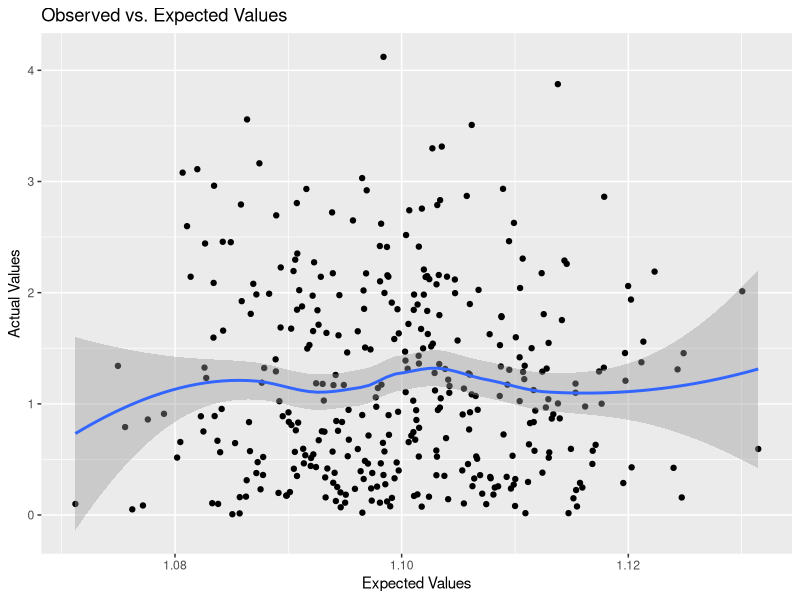
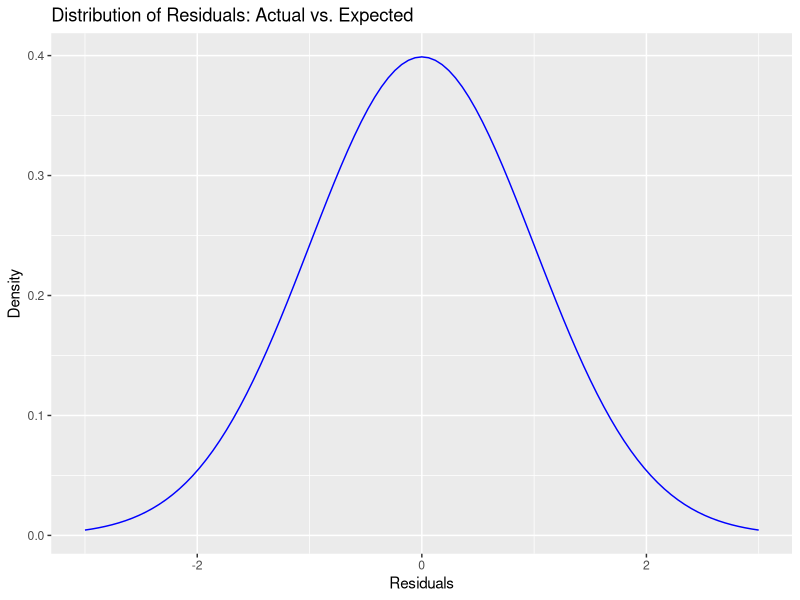
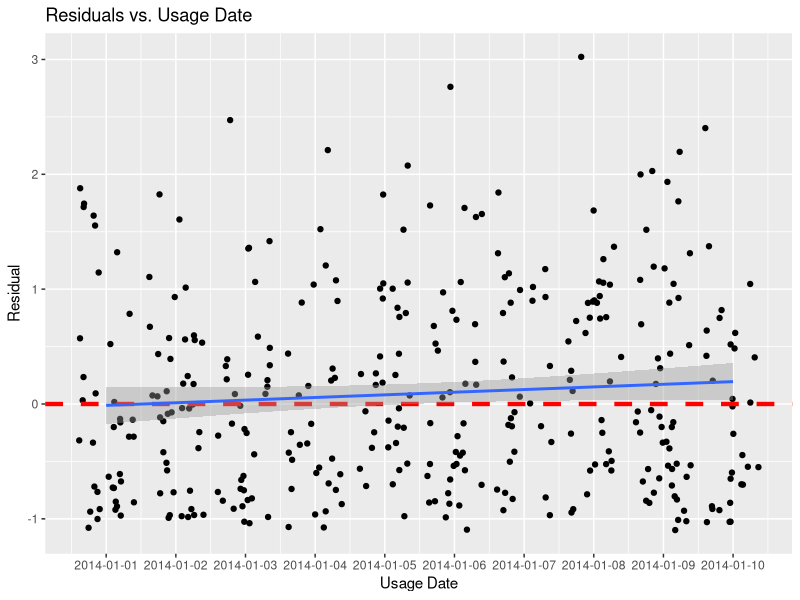
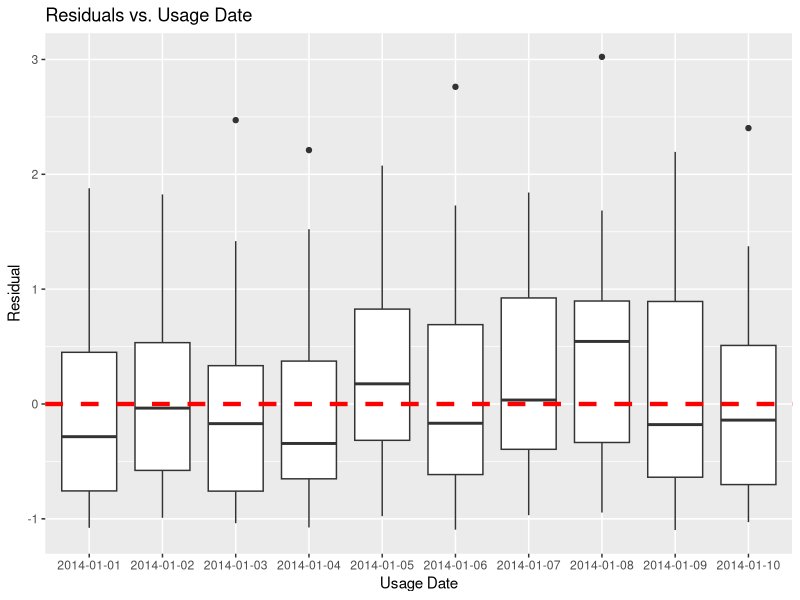
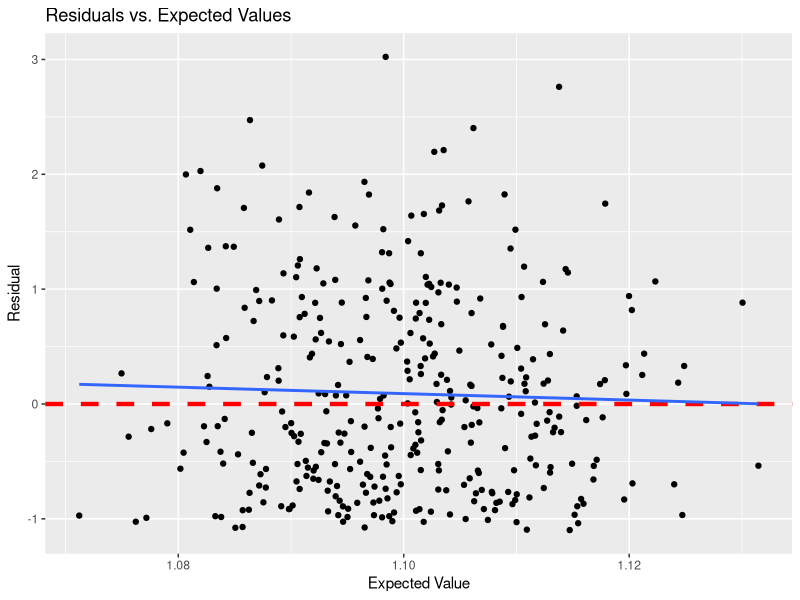
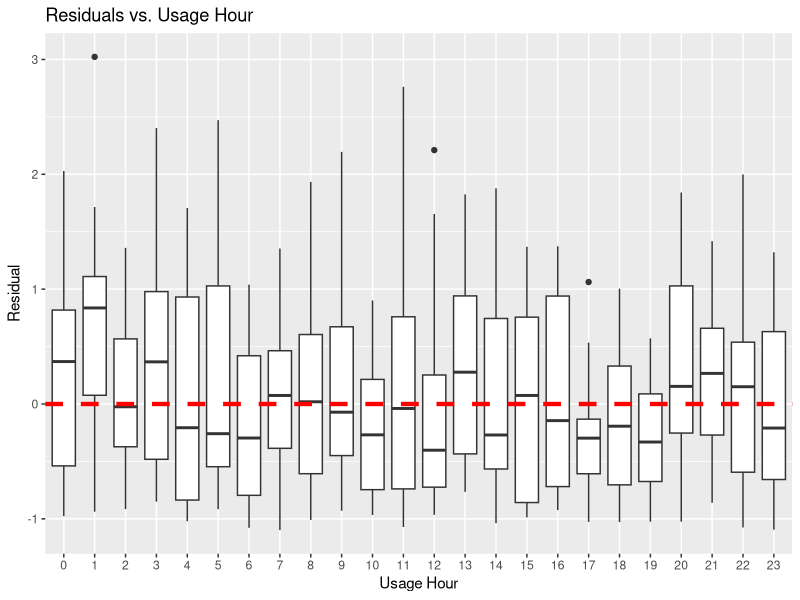
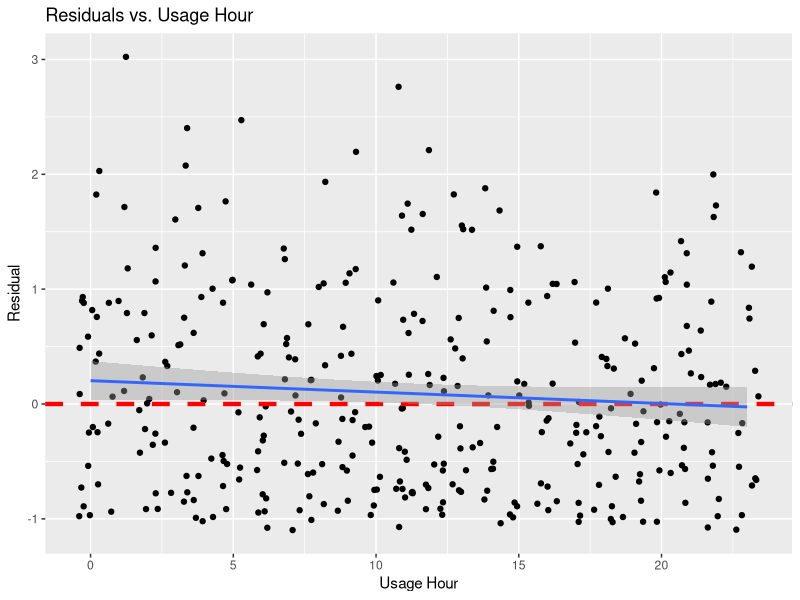

Reproduce these figures in R, in order.
###### Testing the assumptions of linear regression


# Set directory and load packages ----------------------------
# setwd("./scripts/")
# install.packages("car")
# install.packages("lmtest")
library(lmtest)
library(car)
library(ggplot2)

# Generate Random Data ----------------------------------------------------

days <- 10; hours <- 24; people <- 4

d <- data.frame(
  usage_hour = rep(floor(seq(0,23.9, by = 1 / days)), people),
  usage_date = rep(seq(as.Date("2014/1/1"), as.Date("2014/1/10"), "days"), hours * people), 
  sp_id = sort(rep(sample(1000000:2000000, people), hours * days)),
  usage = abs(rnorm(days * hours * people, mean = 1, sd = 1)),
  mean_temp = abs(rnorm(days * hours * people, mean = 65, sd = 10))
)

# split into training and test data

idx <- sample(1:nrow(d), 600, replace = FALSE, prob = NULL)
d_train <- d[idx,]
d_test <- d[-idx,]
# dim(d_train)
# dim(d_test)
rm(idx, d, days, hours, people) # remove variables
# head(d_train)

# Create Linear Regression ------------------------------------------------

m <- lm(usage ~ mean_temp, d_train)
d_test$p <- predict(m, d_test)
d_test$res <- (d_test$usage - d_test$p)


# TESTING ASSUMPTIONS -----------------------------------------------------
# (1) LINEARITY: random pattern suggests that a linear model is appropriate
# (2) INDEPENDENCE OF ERRORS: A pattern that is not random suggests lack of independence.
# (3) HOMOSCEDASTICITY: residuals should vary randomly around 
# zero and the spread of the residuals should be about the same throughout the plot 
# (4) NORMALITY OF ERRORS: This would show up as a funnel or megaphone shape to the residual plo


# OBSERVED VS PREDICTED VALUES
obsVSpred <- ggplot(data = d_test) +
  geom_point(aes(x = p, y = usage)) +
  # stat_smooth(aes(x = p, y = usage), method = "loess") +
  stat_smooth(aes(x = p, y = usage), method = "loess") +
  xlim(c(min(d_test$p),max(d_test$p))) +
  ggtitle("Observed vs. Expected Values") +
  labs(x = "Expected Values", y = "Actual Values")

# vertical and horizontal for average of median actual and expected


# RESIDUALS DISTRIBUTION
resDensity <- ggplot(data = d_test)+
#   geom_density(aes(x = res, y =..density.., fill = "Actual"), alpha = .3) +
#   geom_density(aes(x = rnorm(NROW(d_test), 0, 1 ),
#                    y = ..density.., fill = "expected"), alpha = .3) +
  stat_function(aes(color = "expected"), fun = dnorm, color = "blue") +
  xlim(-3,3) +
  ggtitle("Distribution of Residuals: Actual vs. Expected") +
  labs(x = "Residuals", y = "Density") +
  labs(fill = "Residual Type") +
  theme(legend.position=c(1,1), legend.justification=c(1,1))


# RESIDUALS VS. EXPECTED VALUES
resVSexp <- ggplot(data = d_test) +
  geom_jitter(aes(x = p, y = res)) +
  geom_hline(yintercept = 0, size = 1.5, color = "red", linetype = "dashed") +
  stat_smooth(aes(x = p, y = res), method = "lm", se = FALSE) +
  ggtitle("Residuals vs. Expected Values") +
  labs(x = "Expected Value", y = "Residual")


# RESIDUALS VS. DATE
# A pattern that is not random suggests lack of independence.
resVSdate <- ggplot(data = d_test) +
  geom_boxplot(aes(factor(usage_date) , y = res)) +
  geom_hline(yintercept = 0, size = 1.5, color = "red", linetype = "dashed") +
  ggtitle("Residuals vs. Usage Date") +
  labs(x = "Usage Date", y = "Residual")


resVdateJitter <- ggplot(d_test, aes(usage_date, res)) + 
  geom_jitter() +
  scale_x_date(breaks = seq.Date(min(d_test$usage_date), max(d_test$usage_date),"day")) +
  geom_hline(yintercept = 0, size = 1.5, color = "red", linetype = "dashed") +
  ggtitle("Residuals vs. Usage Date") +
  labs(x = "Usage Date", y = "Residual") +
  geom_smooth(method = "lm", aes(usage_date, res))
  


# RESIDUALS VS. TIME OF DAY
# A pattern that is not random suggests lack of independence.
resVShour <- ggplot(d_test, aes(usage_hour, res)) + 
  geom_boxplot(aes(factor(usage_hour) , y = res)) +
  geom_hline(yintercept = 0, size = 1.5, color = "red", linetype = "dashed") +
  ggtitle("Residuals vs. Usage Hour") +
  labs(x = "Usage Hour", y = "Residual")


resVShourJitter <- ggplot(d_test, aes(usage_hour, res)) + 
  geom_jitter() +
  geom_hline(yintercept = 0, size = 1.5, color = "red", linetype = "dashed") +
  ggtitle("Residuals vs. Usage Hour") +
  labs(x = "Usage Hour", y = "Residual") +
  geom_smooth(method = "lm", aes(usage_hour, res))


# RESIDUALS AUTOCORRELATION
# Durbin Watson Autocorrelation Test
# null hypothesis that the errors are serially uncorrelated against 
# the alternative that they follow a first order autoregressive process

durbTest <- durbinWatsonTest(m)

# The Breusch–Godfrey serial correlation LM test 
# The null hypothesis is that there is no serial correlation of any order up to p.[4]
# https://en.wikipedia.org/wiki/Breusch–Godfrey_test
bgResults <- bgtest(m)

durbTest$p; bgResults$p.value
# LM test = 1.9849, df = 1, p-value = 0.1589
